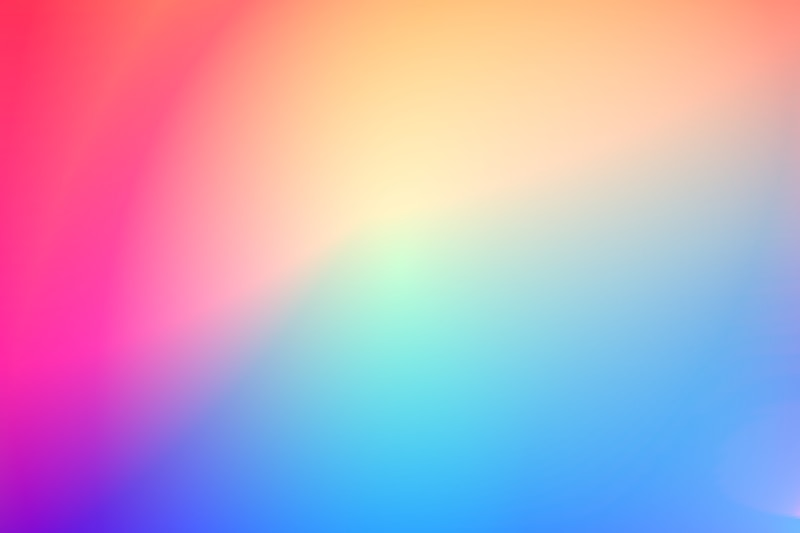
#> input picture pattern.jpg, 800 x 533 px
$ python test_cv.py   (older library calls are emulated)
#> lines starting #> are read from the running program, lines starting #| are printed output that depends on the picture
import cv2
import numpy as np
import urllib.request

# Download a patterned image
url = "https://images.unsplash.com/photo-1579546929518-9e396f3cc809?ixlib=rb-4.0.3&q=85&fm=jpg&crop=entropy&cs=srgb&w=800"
urllib.request.urlretrieve(url, "pattern.jpg")
#> (this line was passed over: the network is not available in this run)

image = cv2.imread("pattern.jpg", cv2.IMREAD_GRAYSCALE)
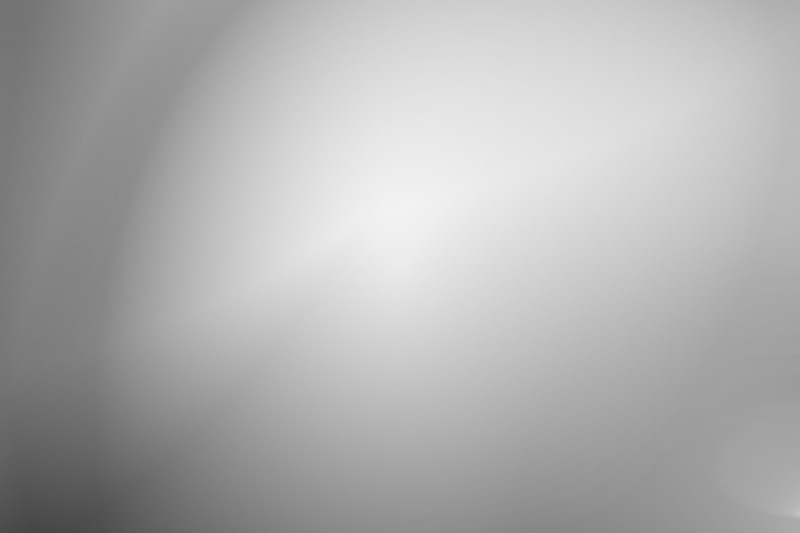
#> image: shape (533, 800); min 69, max 243, mean 176.3
image = cv2.GaussianBlur(image, (3, 3), 0)

laplacian = cv2.Laplacian(image, cv2.CV_64F)
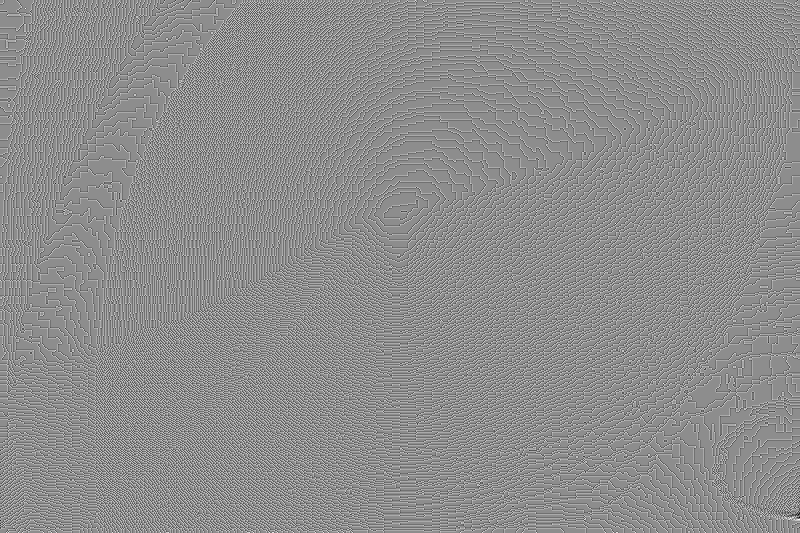
#> laplacian: shape (533, 800) float64; min -5, max 4, mean 2.58e-05; drawn with min black and max white
laplacian_var = float(np.var(np.abs(laplacian)))
#> laplacian_var = 0.584

edges = cv2.Canny(image, 80, 160)
#> edges: shape (533, 800); every value is 0
edge_density = float(np.count_nonzero(edges)) / float(edges.size)
#> edge_density = 0

print(f"Patterned Texture - Laplacian Var: {laplacian_var:.2f}, Edge Density: {edge_density:.4f}")
#| Patterned Texture - Laplacian Var: 0.58, Edge Density: 0.0000

# Download a solid image
url2 = "https://images.unsplash.com/photo-1596726264560-5a3d4f1345eb?ixlib=rb-4.0.3&q=85&fm=jpg&crop=entropy&cs=srgb&w=800"
urllib.request.urlretrieve(url2, "solid.jpg")
#> (this line was passed over: the network is not available in this run)
image2 = cv2.imread("solid.jpg", cv2.IMREAD_GRAYSCALE)
#> (the run stopped early here; a loop or call above may not have finished)
